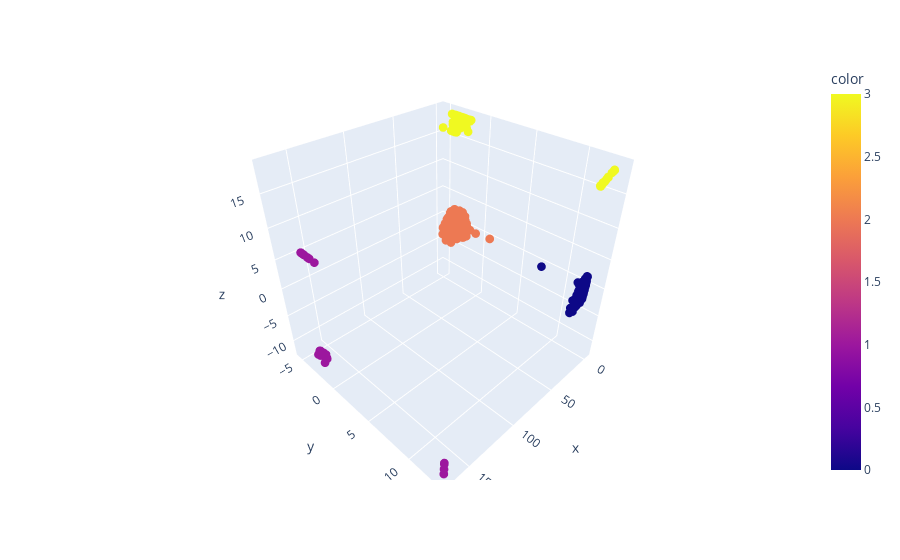

Here is the notebook cell this chart was saved with:
### Markdown cell above
- `n_clusters=3` KMeans assigns points that are visibily far apart into 1 cluster.

### Code cell
# PC1, PC2, PC3 visualization
def isolate():
    X_train_final = preprocessor.fit_transform(X=X_train)
    kmeans = kmeans_list[4-2]

    x, y, z = X_train_final.T

    fig = px.scatter_3d(x=x, y=y, z=z, color=kmeans.labels_)
    fig.update_traces(marker_size=3)
    fig.show()

isolate()

### Figure 1 — Plotly figure (JSON) as saved in the notebook; plotly's stock layout.template omitted (floating-point values rounded to 4 significant figures; data arrays with more than 128 entries replaced by an {"elided": "..."} marker saying what was removed)
{"data": [{"hovertemplate": "x=%{x}<br>y=%{y}<br>z=%{z}<br>color=%{marker.color}<extra></extra>", "legendgroup": "", "marker": {"color": {"elided": "4465 int values"}, "coloraxis": "coloraxis", "size": 3, "symbol": "circle"}, "mode": "markers", "name": "", "scene": "scene", "showlegend": false, "type": "scatter3d", "x": {"elided": "4465 float values"}, "y": {"elided": "4465 float values"}, "z": {"elided": "4465 float values"}}], "layout": {"coloraxis": {"colorbar": {"title": {"text": "color"}}, "colorscale": [[0, "#0d0887"], [0.1111, "#46039f"], [0.2222, "#7201a8"], [0.3333, "#9c179e"], [0.4444, "#bd3786"], [0.5556, "#d8576b"], [0.6667, "#ed7953"], [0.7778, "#fb9f3a"], [0.8889, "#fdca26"], [1, "#f0f921"]]}, "legend": {"tracegroupgap": 0}, "margin": {"t": 60}, "scene": {"domain": {"x": [0, 1], "y": [0, 1]}, "xaxis": {"title": {"text": "x"}}, "yaxis": {"title": {"text": "y"}}, "zaxis": {"title": {"text": "z"}}}}}
